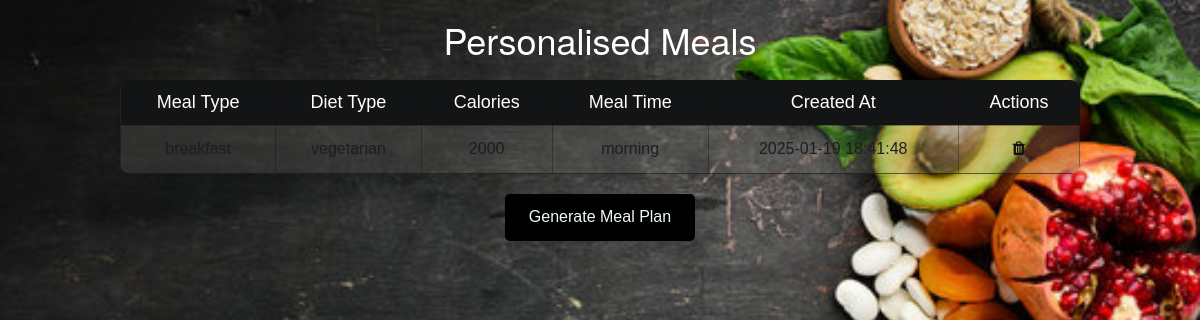
Screenshot of /mealrecord.php (signed in) with the database file from the repository.
### tables this page shows
CREATE TABLE `meal_planning` (
  `id` int(11) NOT NULL,
  `user_id` int(11) NOT NULL,
  `meal_type` enum('breakfast','lunch','dinner') NOT NULL,
  `diet_type` enum('vegetarian','vegan','keto','paleo') NOT NULL,
  `calories` int(4) NOT NULL,
  `meal_time` enum('morning','afternoon','evening') NOT NULL,
  `created_at` timestamp NOT NULL DEFAULT current_timestamp()
);

### mealrecord.php (the view, shortened to what this page needs)
<?php
$servername = "localhost";
$username = "root";
$password = "";
$dbname = "sofia";
$conn = new mysqli($servername, $username, $password, $dbname);
$user_id = $_SESSION['user_id'];
$sql = "SELECT * FROM meal_planning WHERE user_id = '$user_id' ORDER BY created_at DESC";
$result = $conn->query($sql);
?>
<!DOCTYPE html>
<html lang="en">
<head>
  <link rel="stylesheet" href="https://maxcdn.bootstrapcdn.com/font-awesome/4.7.0/css/font-awesome.min.css">
  <link rel="stylesheet" href="https://maxcdn.bootstrapcdn.com/bootstrap/3.3.7/css/bootstrap.min.css">
  <link rel="stylesheet" href="mealrecord.css">
</head>
<body>
  <h1>Personalised Meals</h1>
  <table class="container">
    <thead>
      <tr>
        <th><h1>Meal Type</h1></th>
        <th><h1>Diet Type</h1></th>
        <th><h1>Calories</h1></th>
        <th><h1>Meal Time</h1></th>
        <th><h1>Created At</h1></th>
        <th><h1>Actions</h1></th>
      </tr>
    </thead>
    <tbody>
      <?php while ($row = $result->fetch_assoc()): ?>
      <tr>
        <td><?php echo htmlspecialchars($row['meal_type']); ?></td>
        <td><?php echo htmlspecialchars($row['diet_type']); ?></td>
        <td><?php echo htmlspecialchars($row['calories']); ?></td>
        <td><?php echo htmlspecialchars($row['meal_time']); ?></td>
        <td><?php echo htmlspecialchars($row['created_at']); ?></td>
        <td>
          <a href="?delete_id=<?php echo $row['id']; ?>" class="delete" title="Delete"><i class="fa fa-trash"></i></a>
        </td>
      </tr>
      <?php endwhile; ?>
    </tbody>
  </table>
  <div class="container text-center">
    <a href="meal_planning.php" class="btn btn-primary team-generate-btn">Generate Meal Plan</a>
  </div>
</body>
</html>

### mealrecord.css (style rules this page uses)
* { margin: 0; padding: 0; box-sizing: border-box; font-family: 'Poppins', sans-serif; }
body { background: url("images/back00.jpg") no-repeat center center fixed; background-size: cover; color: #1d1e23; margin: 0; padding: 0; overflow: auto; }
h1 { text-align: center; color: white; }
table.container { width: 80%; margin: 20px auto; border-collapse: collapse; box-shadow: 0 4px 6px rgba(0, 0, 0, 0.1); background: rgba(108, 109, 100, 0.27); border-radius: 10px; overflow: hidden; }
table.container thead { background-color: #131415; color: #eff9f8; }
table.container thead th h1 { font-size: 18px; margin: 0; }
table.container tbody tr { text-align: center; transition: background-color 0.3s ease; }
table.container tbody tr td { padding: 12px; font-size: 16px; color: #1d1e23; }
table.container td a { color: #141212; text-decoration: none; transition: color 0.3s ease; }
table.container th, table.container td { border: 1px solid rgba(17, 17, 18, 0.364); padding: 12px; }
table.container th { font-weight: bold; text-align: center; color: #eff9f8; }
.team-generate-btn { padding: 12px 24px; font-size: 16px; background-color: #000000; color: #eff9f8; border: none; border-radius: 5px; cursor: pointer; transition: background-color 0.3s ease, transform 0.3s ease; text-align: center; display: inline-block; box-shadow: 0 4px 6px rgba(0, 0, 0, 0.1); }

### rows the page displays
meal_planning: meal_type "breakfast", diet_type "vegetarian", calories "2000", meal_time "morning", created_at "2025-01-19 18:41:48"
